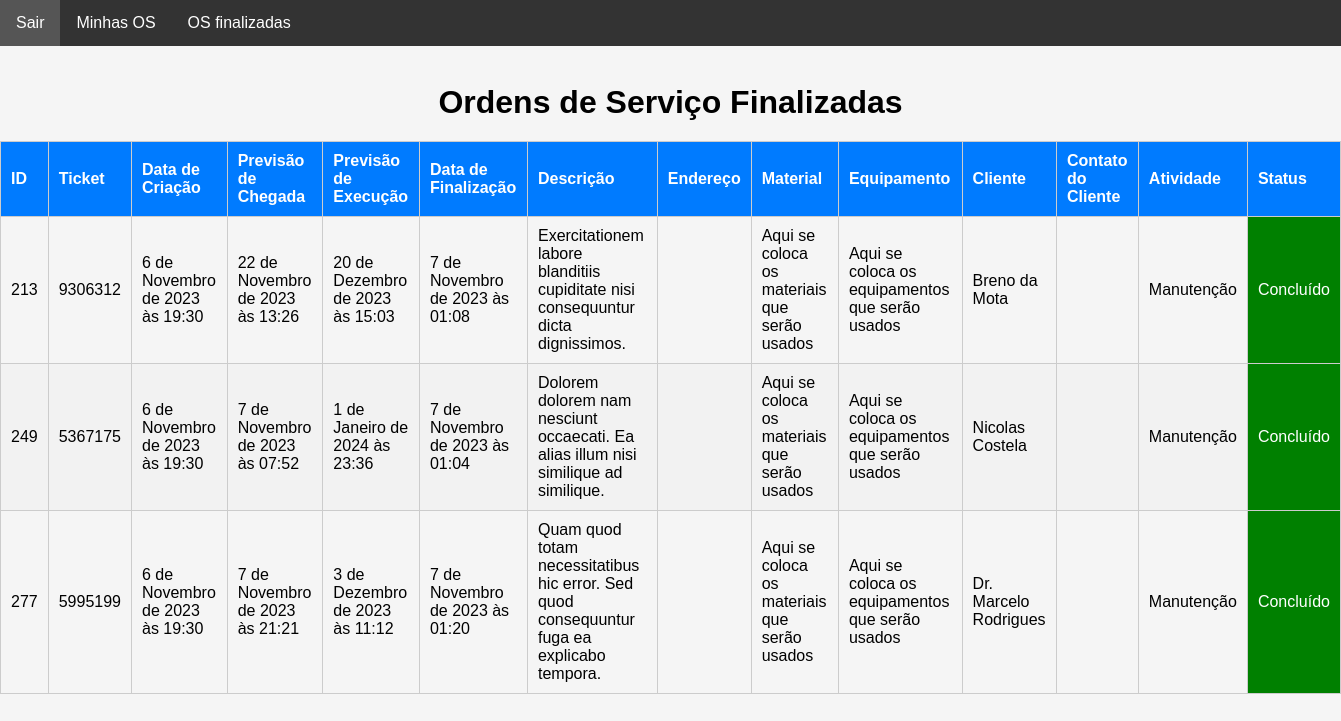
The app's page /main/os_finalizadas/ (signed in) with its own data.
### staff/models.py (models this page shows, shortened)
class HistoricoOsFinalizada(models.Model):
    ordem_de_servico = models.ForeignKey(
        OrdemDeServico, on_delete=models.CASCADE, related_name="historico_os"
    )
    data_finalizada = models.DateTimeField(auto_now_add=True)
    nome_cliente = models.CharField(max_length=30, null=False)
    rg_cliente = models.CharField(max_length=11, null=False)
    observacoes = models.TextField(max_length=400)
    foto = models.ImageField(upload_to="img/historico_os_finalizada/")

class OrdemDeServico(models.Model):
    ticket = models.CharField(max_length=200)
    tecnico = models.ForeignKey(
        CustomUser, on_delete=models.CASCADE, related_name="ordens_técnico"
    )
    staff = models.ForeignKey(
        CustomUser, on_delete=models.CASCADE, related_name="ordens_staff"
    )
    descricao = models.TextField(max_length=600)
    previsao_chegada = models.DateTimeField()
    previsao_execucao = models.DateTimeField()
    material = models.CharField(max_length=100, validators=[MinLengthValidator(3)])
    equipamento = models.CharField(max_length=100, validators=[MinLengthValidator(3)])
    data_criacao = models.DateTimeField(auto_now_add=True)
    cliente = models.ForeignKey(Cliente, on_delete=models.CASCADE)
    contrato = models.CharField(max_length=700, null=True, blank=True)
    atividade = models.CharField(max_length=50, choices=ACTIVITY_CHOICES)
    status_tecnico = models.CharField(max_length=50, choices=TECNICAL_CHOICES)
    status = models.CharField(
        max_length=10, choices=STATUS_CHOICES, default="Aguardando"
    )

class Cliente(models.Model):
    nome = models.CharField(max_length=50, validators=[MinLengthValidator(3)])
    rg = models.CharField(max_length=11, validators=[MinLengthValidator(3)])
    endereco = models.ForeignKey(Endereco, on_delete=models.CASCADE)
    telefone1 = models.CharField(max_length=11, validators=[MinLengthValidator(3)])
    telefone2 = models.CharField(max_length=11, validators=[MinLengthValidator(3)])
    def __str__(self):
        return self.nome

### main/views.py (the view)
# urls.py: path("os_finalizadas/", views.os_finalizadas, name="os_finalizadas"),
@user_passes_test(is_tecnico)
def os_finalizadas(request):
    try:
        user = request.user
        ordens_finalizadas = OrdemDeServico.objects.filter(
            tecnico=user, status="Concluído"
        )
        historicos = []
        for ordem in ordens_finalizadas:
            historicos_ordem = HistoricoOsFinalizada.objects.filter(
                ordem_de_servico=ordem
            )
            historicos.extend(historicos_ordem)
        return render(
            request,
            "os_finalizadas.html",
            {
                "ordens_finalizadas": ordens_finalizadas,
                "historicos": historicos,
                "user": user,
            },
        )
    except Exception as e:
        return render(request, "error.html", {"error_message": str(e)})

### main/helpers.py (called while the page is built)
def is_tecnico(user):
    return user.groups.filter(name="Técnico").exists()

### main/templates/os_finalizadas.html (shortened to what this page needs)
<!DOCTYPE html>
<html lang="en">
  <head>
  </head>
  <body>
    <nav class="navbar">
      <ul>
          <li><a href="{% url 'sair' %}">Sair</a></li>
          <li><a href="{% url 'minhas_ordens_de_servico' %}">Minhas OS</a></li>
          <li><a href="{% url 'ordens_finalizadas' %}">OS finalizadas</a></li>
      </ul>
  </nav>
  <br>
    <h1>Ordens de Serviço Finalizadas</h1>
    <table>
      <thead>
        <tr>
          <th>ID</th>
          <th>Ticket</th>
          <th>Data de Criação</th>
          <th>Previsão de Chegada</th>
          <th>Previsão de Execução</th>
          <th>Data de Finalização</th>
          <th>Descrição</th>
          <th>Endereço</th>
          <th>Material</th>
          <th>Equipamento</th>
          <th>Cliente</th>
          <th>Contato do Cliente</th>
          <th>Atividade</th>
          <th>Status</th>
        </tr>
      </thead>
      <tbody>
        {% for historico in historicos %}
        <tr>
          <td>{{ historico.ordem_de_servico.id }}</td>
          <td>{{ historico.ordem_de_servico.ticket }}</td>
          <td>{{ historico.ordem_de_servico.data_criacao }}</td>
          <td>{{ historico.ordem_de_servico.previsao_chegada }}</td>
          <td>{{ historico.ordem_de_servico.previsao_execucao }}</td>
          <td>{{ historico.data_finalizada }}</td>
          <td>{{ historico.ordem_de_servico.descricao }}</td>
          <td>{{ historico.ordem_de_servico.endereco }}</td>
          <td>{{ historico.ordem_de_servico.material }}</td>
          <td>{{ historico.ordem_de_servico.equipamento }}</td>
          <td>{{ historico.ordem_de_servico.cliente }}</td>
          <td>{{ historico.ordem_de_servico.contato_cliente }}</td>
          <td>{{ historico.ordem_de_servico.atividade }}</td>
          <td class="status-concluido">{{ historico.ordem_de_servico.status }}</td>
        </tr>
        {% endfor %}
      </tbody>
    </table>
  </body>
</html>

### main/templates/os_finalizadas.html (style rules this page uses)
* { margin: 0; padding: 0; box-sizing: border-box; }
body { font-family: Arial, sans-serif; background-color: #f5f5f5; margin: 0; padding: 0; }
h1 { text-align: center; margin-top: 20px; }
table { width: 100%; border-collapse: collapse; border-spacing: 0; margin: 20px auto; }
table td, table th { padding: 10px; border: 1px solid #ccc; text-align: left; }
table th { background-color: #007bff; color: #fff; }
table tr:nth-child(even) { background-color: #f2f2f2; }
.status-concluido { background-color: green; color: white; }
.navbar { background-color: #333; overflow: hidden; }
.navbar ul { list-style-type: none; }
.navbar li { float: left; }
.navbar a { display: block; color: white; text-align: center; padding: 14px 16px; text-decoration: none; }

### records on screen
HistoricoOsFinalizada: ordem_de_servico.id "213", ordem_de_servico.ticket "9306312", ordem_de_servico.data_criacao "6 de Novembro de 2023 às 19:30", ordem_de_servico.previsao_chegada "22 de Novembro de 2023 às 13:26", ordem_de_servico.previsao_execucao "20 de Dezembro de 2023 às 15:03", data_finalizada "7 de Novembro de 2023 às 01:08", ordem_de_servico.descricao "Exercitationem labore blanditiis cupiditate nisi consequuntur dicta dignissimos.", ordem_de_servico.material "Aqui se coloca os materiais que serão usados", ordem_de_servico.equipamento "Aqui se coloca os equipamentos que serão usados", ordem_de_servico.cliente "Breno da Mota", ordem_de_servico.atividade "Manutenção", ordem_de_servico.status "Concluído"
HistoricoOsFinalizada: ordem_de_servico.id "249", ordem_de_servico.ticket "5367175", ordem_de_servico.data_criacao "6 de Novembro de 2023 às 19:30", ordem_de_servico.previsao_chegada "7 de Novembro de 2023 às 07:52", ordem_de_servico.previsao_execucao "1 de Janeiro de 2024 às 23:36", data_finalizada "7 de Novembro de 2023 às 01:04", ordem_de_servico.descricao "Dolorem dolorem nam nesciunt occaecati. Ea alias illum nisi similique ad similique.", ordem_de_servico.material "Aqui se coloca os materiais que serão usados", ordem_de_servico.equipamento "Aqui se coloca os equipamentos que serão usados", ordem_de_servico.cliente "Nicolas Costela", ordem_de_servico.atividade "Manutenção", ordem_de_servico.status "Concluído"
HistoricoOsFinalizada: ordem_de_servico.id "277", ordem_de_servico.ticket "5995199", ordem_de_servico.data_criacao "6 de Novembro de 2023 às 19:30", ordem_de_servico.previsao_chegada "7 de Novembro de 2023 às 21:21", ordem_de_servico.previsao_execucao "3 de Dezembro de 2023 às 11:12", data_finalizada "7 de Novembro de 2023 às 01:20", ordem_de_servico.descricao "Quam quod totam necessitatibus hic error. Sed quod consequuntur fuga ea explicabo tempora.", ordem_de_servico.material "Aqui se coloca os materiais que serão usados", ordem_de_servico.equipamento "Aqui se coloca os equipamentos que serão usados", ordem_de_servico.cliente "Dr. Marcelo Rodrigues", ordem_de_servico.atividade "Manutenção", ordem_de_servico.status "Concluído"
